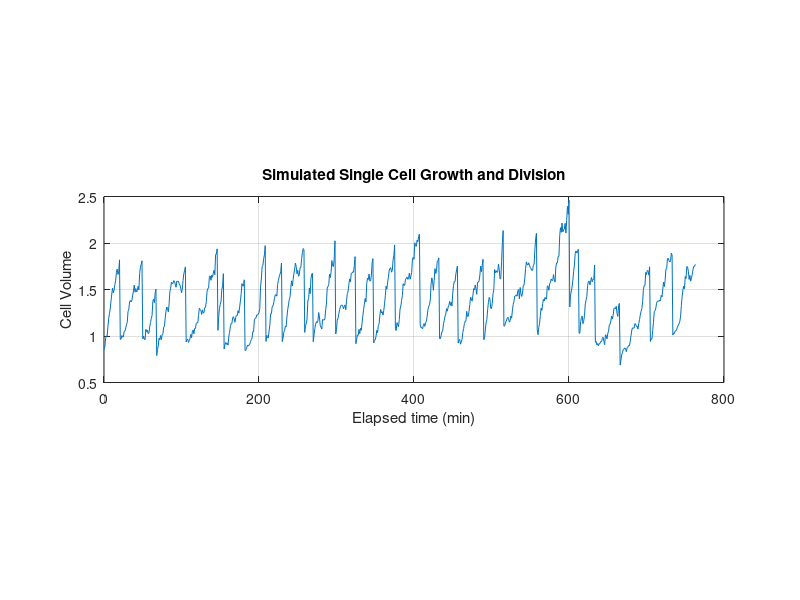

Write MATLAB code to recreate this figure.
clear;
% 使用电脑当前的高精度时间戳作为随机数种子，确保每次运行轨迹不同
rng('shuffle'); 

% 物理参数定义
k = 0.026;          % 平均生长速率
k_prime = sqrt(0.0014);     % 噪声强度系数
deltat = 0.05;      % 模拟时间步长 (min)

% 初始化第一个细胞
a = 1 + 0.12 * randn; % 初始体积 V_b
l1 = [];            % 存储时间轨迹
l2 = [];            % 存储体积轨迹
t = 0;              % 初始时间

% 模拟 56 个世代的连续生长和分裂
for i = 1:28
    c = a; % 当前世代的出生体积 V_b
    
    % Adder模型：设定分裂阈值体积 V_d = V_b + \Delta
    b = 1 + sqrt(3) * 0.12 * randn + c; 
    
    % 几何布朗运动 (GBM) 随机生长过程
    while a < b
        l1 = [l1, t];
        l2 = [l2, a];
        
        % 使用高斯白噪声更新体积 (标准的积分步长缩放为 sqrt(deltat) * randn)
        a = exp(log(a) + k * deltat + k_prime * sqrt(deltat) * randn);
        
        t = t + deltat;
    end
    
    % 发生对半分裂，进入下一个细胞周期
    a = b / 2; 
    l1 = [l1, t];
    l2 = [l2, a];
    t = t + deltat;
end

%% 绘图 (每 20 帧采样一次，相当于每 1 分钟记录一个点)
figure('Color', 'w');
plot(l1(1:20:end), l2(1:20:end))
xlabel('Elapsed time (min)', 'Interpreter', 'tex')
ylabel('Cell Volume', 'Interpreter', 'tex')
title('Simulated Single Cell Growth and Division', 'Interpreter', 'tex');
grid on;
pbaspect([1 0.3 1])
